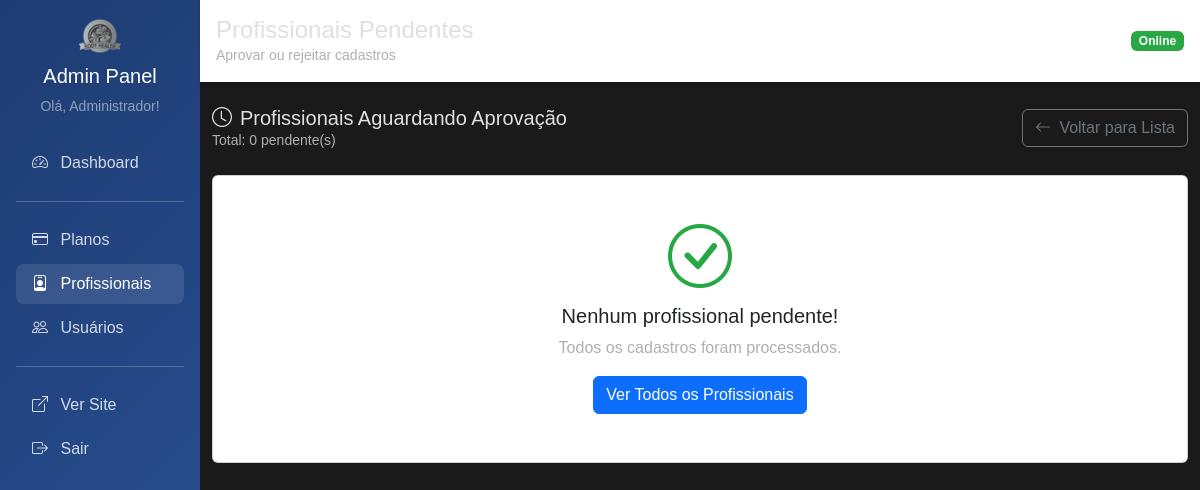
Before: /admin/profissionais/pendentes (signed in) with the older database file.
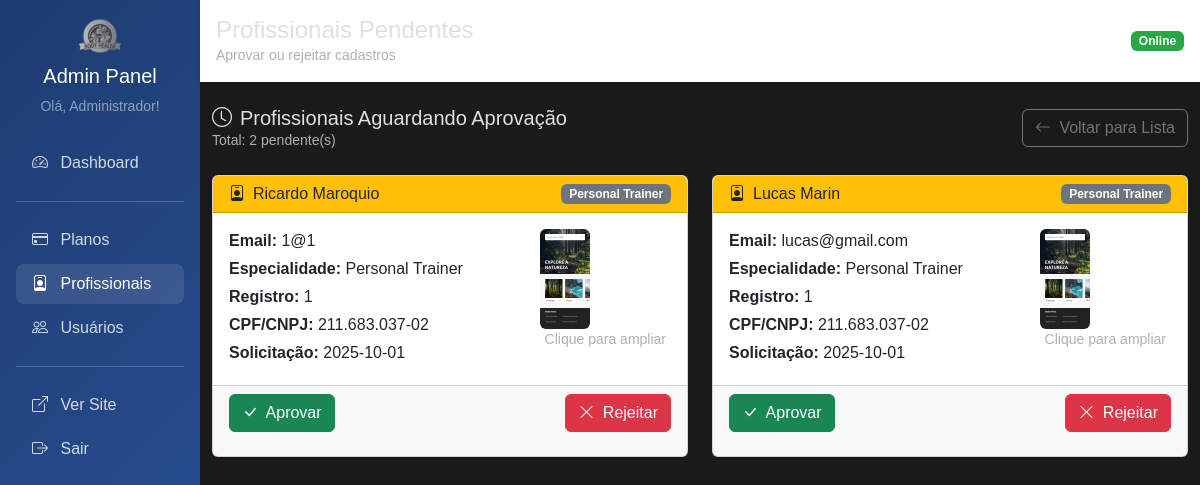
After: the same page with the newer database file.
### tables this page shows
CREATE TABLE profissional (
    id INTEGER PRIMARY KEY,
    especialidade TEXT NOT NULL,
    registro_profissional TEXT,
    status TEXT DEFAULT 'pendente',
    data_solicitacao TIMESTAMP DEFAULT CURRENT_TIMESTAMP,
    data_aprovacao TIMESTAMP,
    aprovado_por INTEGER, cpf_cnpj TEXT, foto_registro TEXT,
    FOREIGN KEY (id) REFERENCES usuario(id),
    FOREIGN KEY (aprovado_por) REFERENCES usuario(id)
);

CREATE TABLE usuario (
    id INTEGER PRIMARY KEY AUTOINCREMENT,
    nome TEXT NOT NULL,
    email TEXT UNIQUE NOT NULL,
    senha TEXT NOT NULL,
    perfil TEXT NOT NULL DEFAULT 'cliente',
    foto TEXT,
    token_redefinicao TEXT,
    data_token TIMESTAMP,
    data_cadastro TIMESTAMP DEFAULT CURRENT_TIMESTAMP
);

### main.py (the view)
@app.get("/admin/profissionais/pendentes")
@requer_autenticacao(['admin'])
async def ver_profissionais_pendentes(request: Request, usuario_logado: dict = Depends(obter_usuario_logado)):
    profissionais = profissional_repo.obter_pendentes()
    return templates.TemplateResponse(
        "admin/profissionais/perndentes.html",
        {"request": request, "usuario": usuario_logado, "profissionais": profissionais}
    )

### templates/admin/profissionais/perndentes.html (shortened to what this page needs)
{% extends "admin/base_admin.html" %}
{% block titulo %}Profissionais Pendentes{% endblock %}
{% block subtitulo %}Aprovar ou rejeitar cadastros{% endblock %}
{% block content %}
<div class="row mb-4">
    <div class="col-12">
        <div class="d-flex justify-content-between align-items-center">
            <div>
                <h5 class="mb-0">
                    <i class="bi bi-clock me-2"></i>Profissionais Aguardando Aprovação
                </h5>
                <small class="text-muted">Total: {{ profissionais|length }} pendente(s)</small>
            </div>
            <a href="/admin/profissionais" class="btn btn-outline-secondary">
                <i class="bi bi-arrow-left me-1"></i> Voltar para Lista
            </a>
        </div>
    </div>
</div>
{% if profissionais %}
<div class="row">
    {% for prof in profissionais %}
    <div class="col-lg-6 mb-4">
        <div class="card">
            <div class="card-header bg-warning text-dark">
                <h6 class="mb-0">
                    <i class="bi bi-person-badge me-2"></i>{{ prof.nome }}
                    <span class="badge bg-secondary float-end">{{ prof.especialidade }}</span>
                </h6>
            </div>
            <div class="card-body">
                <div class="row">
                    <div class="col-md-8">
                        <p class="mb-1"><strong>Email:</strong> {{ prof.email }}</p>
                        <p class="mb-1"><strong>Especialidade:</strong> {{ prof.especialidade }}</p>
                        {% if prof.registro_profissional %}
                        <p class="mb-1"><strong>Registro:</strong> {{ prof.registro_profissional }}</p>
                        {% endif %}
                        {% if prof.cpf_cnpj %}
                        <p class="mb-1"><strong>CPF/CNPJ:</strong> {{ prof.cpf_cnpj }}</p>
                        {% endif %}
                        <p class="mb-1">
                            <strong>Solicitação:</strong>
                            {{ prof.data_solicitacao[:10] if prof.data_solicitacao else 'N/A' }}
                        </p>
                    </div>
                    <div class="col-md-4">
                        {% if prof.foto_registro %}
                        <img src="{{ prof.foto_registro }}" alt="Registro"
                             class="img-fluid rounded" style="max-height: 100px; cursor: pointer;"
                             onclick="verImagem('{{ prof.foto_registro }}', '{{ prof.nome }}')">
                        <small class="d-block text-center text-muted">Clique para ampliar</small>
                        {% else %}
                        <div class="text-center text-muted">
                            <i class="bi bi-image" style="font-size: 2rem;"></i>
                            <small class="d-block">Sem imagem</small>
                        </div>
                        {% endif %}
                    </div>
                </div>
            </div>
            <div class="card-footer">
                <div class="d-flex justify-content-between">
                    <form method="post" action="/admin/profissionais/aprovar/{{ prof.id }}" class="d-inline">
                        <button type="submit" class="btn btn-success"
                                onclick="return confirm('Aprovar profissional {{ prof.nome }}?')">
                            <i class="bi bi-check-lg me-1"></i> Aprovar
                        </button>
                    </form>
                    <form method="post" action="/admin/profissionais/rejeitar/{{ prof.id }}" class="d-inline">
                        <button type="submit" class="btn btn-danger"
                                onclick="return confirm('Rejeitar profissional {{ prof.nome }}?')">
                            <i class="bi bi-x-lg me-1"></i> Rejeitar
                        </button>
                    </form>
                </div>
            </div>
        </div>
    </div>
    {% endfor %}
</div>
{% else %}
<div class="row">
    <div class="col-12">
        <div class="card">
            <div class="card-body text-center py-5">
                <i class="bi bi-check-circle text-success" style="font-size: 4rem;"></i>
                <h5 class="mt-3">Nenhum profissional pendente!</h5>
                <p class="text-muted">Todos os cadastros foram processados.</p>
                <a href="/admin/profissionais" class="btn btn-primary">
                    Ver Todos os Profissionais
                </a>
            </div>
        </div>
    </div>
</div>
{% endif %}
{% endblock %}

### templates/admin/base_admin.html (shortened to what this page needs)
<html lang="pt-BR">
<head>
    <link href="https://cdn.jsdelivr.net/npm/bootstrap@5.3.3/dist/css/bootstrap.min.css" rel="stylesheet">
    <link href="https://cdn.jsdelivr.net/npm/bootstrap-icons@1.10.5/font/bootstrap-icons.css" rel="stylesheet">
    <link rel="stylesheet" href="/static/css/styles.css">
</head>
<body>
    <div class="container-fluid p-0">
        <div class="row g-0">
            <div class="col-md-3 col-lg-2">
                <div class="admin-sidebar p-3">
                    <div class="text-center mb-4">
                        <img src="/static/img/logo.png" height="40" alt="Body Health">
                        <h5 class="text-white mt-2">Admin Panel</h5>
                        <small class="text-white-50">Olá, {{ usuario.nome }}!</small>
                    </div>
                    <nav class="nav flex-column">
                        <a class="nav-link {% if request.url.path == '/admin' %}active{% endif %}" href="/admin">
                            <i class="bi bi-speedometer2 me-2"></i> Dashboard
                        </a>
                        <hr class="bg-white-50">
                        <a class="nav-link {% if '/admin/planos' in request.url.path %}active{% endif %}" href="/admin/planos">
                            <i class="bi bi-credit-card me-2"></i> Planos
                        </a>
                        <a class="nav-link {% if '/admin/profissionais' in request.url.path %}active{% endif %}" href="/admin/profissionais">
                            <i class="bi bi-person-badge me-2"></i> Profissionais
                        </a>
                        <a class="nav-link {% if '/admin/usuarios' in request.url.path %}active{% endif %}" href="/admin/usuarios">
                            <i class="bi bi-people me-2"></i> Usuários
                        </a>
                        <hr class="bg-white-50">
                        <a class="nav-link" href="/" target="_blank">
                            <i class="bi bi-box-arrow-up-right me-2"></i> Ver Site
                        </a>
                        <a class="nav-link" href="/logout">
                            <i class="bi bi-box-arrow-right me-2"></i> Sair
                        </a>
                    </nav>
                </div>
            </div>
            <div class="col-md-9 col-lg-10">
                <div class="admin-header p-3 mb-4">
                    <div class="d-flex justify-content-between align-items-center">
                        <div>
                            <h4 class="mb-0">{% block titulo %}Painel Administrativo{% endblock %}</h4>
                            <small class="text-muted">{% block subtitulo %}Body Health Admin{% endblock %}</small>
                        </div>
                        <div>
                            <span class="badge bg-success">Online</span>
                        </div>
                    </div>
                </div>
                <div class="container-fluid">
                    {% block content %}{% endblock %}
                </div>
            </div>
        </div>
    </div>
</body>
</html>

### static/css/styles.css (style rules this page uses)
:root { --dark-bg: #1a1a1a; --dark-card-bg: #2b2b2b; --dark-text-color: #e0e0e0; --dark-muted-text: #b0b0b0; --dark-border-color: #444444; --dark-shadow-color: rgba(0, 0, 0, 0.5); --highlight-yellow: #ffc107; --highlight-green: #28a745; --highlight-red: #dc3545; --light-banner-bg-start: #ffffff; --light-banner-bg-end: #eaeaea; --light-banner-text: #000000; }
body { background-color: var(--dark-bg); color: var(--dark-text-color); font-family: Arial, sans-serif; padding-top: 0px; }
.text-muted { color: var(--dark-muted-text) !important; }
.badge.bg-success { background-color: var(--highlight-green) !important; }

### templates/admin/base_admin.html (style rules this page uses)
.admin-sidebar { min-height: 100vh; background: linear-gradient(135deg, #1e3c72 0%, #2a5298 100%); }
.admin-sidebar .nav-link { color: rgba(255, 255, 255, 0.8); border-radius: 8px; margin: 2px 0; }
.admin-sidebar .nav-link:hover, .admin-sidebar .nav-link.active { color: white; background-color: rgba(255, 255, 255, 0.1); }
.admin-header { background: white; box-shadow: 0 2px 4px rgba(0,0,0,0.1); }

Changed rows visible on the page:
added profissional: nome "Ricardo Maroquio", especialidade "Personal Trainer", email "1@1", registro_profissional "1", cpf_cnpj "211.683.037-02", data_solicitacao "2025-10-01", foto_registro (picture)
added profissional: nome "Lucas Marin", especialidade "Personal Trainer", email "lucas@gmail.com", registro_profissional "1", cpf_cnpj "211.683.037-02", data_solicitacao "2025-10-01", foto_registro (picture)
Other visible differences:
{{ profissionais|length }}: "0" → "2"
text no longer shown: "Nenhum profissional pendente! Todos os cadastros foram processados. Ver Todos os Profissionais"
